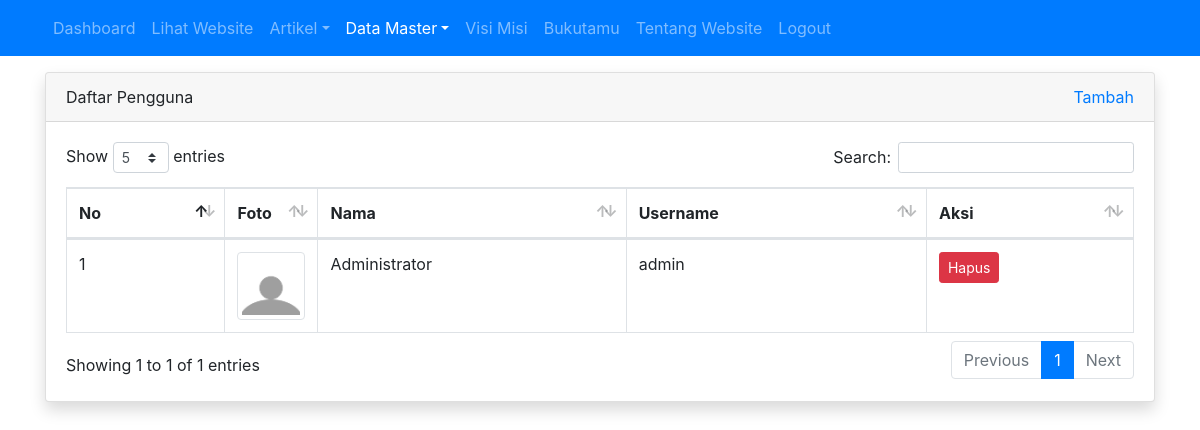
Screenshot of /admin/pengguna/index.php (signed in) with the database file from the repository.
### tables this page shows
CREATE TABLE `tbl_pengguna` (
  `id` int(11) NOT NULL,
  `nama` varchar(100) DEFAULT NULL,
  `username` varchar(20) DEFAULT NULL,
  `password` varchar(255) DEFAULT NULL,
  `foto` varchar(100) DEFAULT NULL
);

### admin/pengguna/index.php (the view, shortened to what this page needs)
<?php
require_once '../../koneksi.php';
$query = mysqli_query($koneksi, "SELECT id, nama, username, foto FROM tbl_pengguna");
$no = 1;
?>
<!DOCTYPE html>
<html>
<head>
	<link rel="stylesheet" href="../../resources/datatables/datatables.min.css">
	<link rel="stylesheet" href="../../resources/css/bootstrap.min.css">
</head>
<body>
	<?php require_once '../navbar.php'; ?>
	<div class="container mt-3">
		<div class="row">
			<div class="col">
				<div class="card shadow">
					<div class="card-header">
						<div class="clearfix">
							<div class="float-left">
								Daftar Pengguna
							</div>
							<div class="float-right">
								<a href="tambah.php">Tambah</a>
							</div>
						</div>
					</div>
					<div class="card-body">
						<table id="table_id" class="dataTable table table-bordered">
						    <thead>
						        <tr>
						            <th>No</th>
						            <th width="50px">Foto</th>
						            <th>Nama</th>
									<th>Username</th>
						            <th>Aksi</th>
						        </tr>
						    </thead>
						    <tbody>
						        <?php while($row = mysqli_fetch_assoc($query)) : ?>
									<tr>
										<td><?= $no++ ?></td>
										<td><img src="../../images/pengguna/<?= $row['foto'] ?>" alt="<?= $row['nama'] ?>" width="100%" class="img-thumbnail"></td>
										<td><?= $row['nama'] ?></td>
										<td><?= $row['username'] ?></td>
										<td>
											<a href="hapus.php?id=<?= $row['id'] ?>" class="btn btn-danger btn-sm" onclick="return confirm('apakah anda yakin?')">Hapus</a>
										</td>
									</tr>
								<?php endwhile; ?>
						    </tbody>
						</table>
					</div>
				</div>
			</div>
		</div>
	</div>
</body>
</html>

### rows the page displays
tbl_pengguna: foto (picture), nama "Administrator", username "admin"
